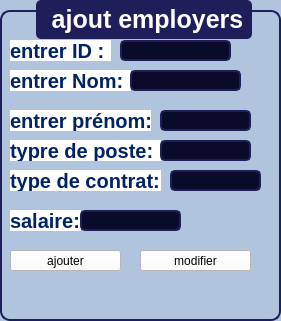
      <widget class="QGroupBox" name="groupBox_30">
       <property name="geometry">
        <rect>
         <x>370</x>
         <y>20</y>
         <width>281</width>
         <height>321</height>
        </rect>
       </property>
       <property name="styleSheet">
        <string notr="true">QGroupBox {
    font-family: &quot;Arial&quot;;
    font-size: 25px;
    font-weight: bold;
    color: #0A0A2A;
    border: 2px solid #1E1E5A;
    border-radius: 10px;
    margin-top: 10px;
    background-color: #B0C4DE;
}

QGroupBox::title {
    subcontrol-origin: margin;
    subcontrol-position: top center;
    padding: 5px;
    background-color: #1E1E5A;
    color: white;
    border-radius: 5px;
}
</string>
       </property>
       <property name="title">
        <string> ajout employers</string>
       </property>
       <widget class="QPushButton" name="pushButton_75">
        <property name="geometry">
         <rect>
          <x>370</x>
          <y>420</y>
          <width>81</width>
          <height>51</height>
         </rect>
        </property>
        <property name="styleSheet">
         <string notr="true">QLineEdit, QDateTimeEdit {
    font-family: &quot;Arial&quot;;
    font-size: 14px;
    color: white;
    background-color: #0A0A2A;
    border: 2px solid #1E1E5A;
    border-radius: 5px;
    padding: 5px;
}

QPushButton {
    font-family: &quot;Arial Black&quot;;
    font-size: 14px;
    color: white;
    background-color: #0A0A2A;
    border: 2px solid #1E1E5A;
    border-radius: 5px;
    padding: 5px;
}

QPushButton:hover {
    background-color: #1E1E5A;
}
</string>
        </property>
        <property name="text">
         <string>modifier</string>
        </property>
        <property name="icon">
         <iconset>
          <normaloff>:/icons/icones/addition.png</normaloff>:/icons/icones/addition.png</iconset>
        </property>
        <property name="iconSize">
         <size>
          <width>20</width>
          <height>20</height>
         </size>
        </property>
       </widget>
       <widget class="QPushButton" name="pushButton_76">
        <property name="geometry">
         <rect>
          <x>120</x>
          <y>40</y>
          <width>111</width>
          <height>21</height>
         </rect>
        </property>
        <property name="styleSheet">
         <string notr="true">QLineEdit, QDateTimeEdit {
    font-family: &quot;Arial&quot;;
    font-size: 14px;
    color: white;
    background-color: #0A0A2A;
    border: 2px solid #1E1E5A;
    border-radius: 5px;
    padding: 5px;
}

QPushButton {
    font-family: &quot;Arial Black&quot;;
    font-size: 14px;
    color: white;
    background-color: #0A0A2A;
    border: 2px solid #1E1E5A;
    border-radius: 5px;
    padding: 5px;
}

QPushButton:hover {
    background-color: #1E1E5A;
}
</string>
        </property>
        <property name="text">
         <string/>
        </property>
        <property name="icon">
         <iconset>
          <normaloff>:/icons/icones/addition.png</normaloff>:/icons/icones/addition.png</iconset>
        </property>
        <property name="iconSize">
         <size>
          <width>20</width>
          <height>20</height>
         </size>
        </property>
       </widget>
       <widget class="QLabel" name="label_133">
        <property name="geometry">
         <rect>
          <x>10</x>
          <y>40</y>
          <width>101</width>
          <height>21</height>
         </rect>
        </property>
        <property name="styleSheet">
         <string notr="true">QLabel {
	background-color: rgb(255, 255, 255);
    font-size: 20px;
    font-weight: bold;
    color: #002366;  /* Bleu foncé */
}</string>
        </property>
        <property name="text">
         <string>entrer ID :</string>
        </property>
       </widget>
       <widget class="QLabel" name="label_135">
        <property name="geometry">
         <rect>
          <x>10</x>
          <y>70</y>
          <width>121</width>
          <height>21</height>
         </rect>
        </property>
        <property name="styleSheet">
         <string notr="true">QLabel {
	background-color: rgb(255, 255, 255);
    font-size: 20px;
    font-weight: bold;
    color: #002366;  /* Bleu foncé */
}</string>
        </property>
        <property name="text">
         <string>entrer Nom: </string>
        </property>
       </widget>
       <widget class="QLabel" name="label_136">
        <property name="geometry">
         <rect>
          <x>10</x>
          <y>110</y>
          <width>141</width>
          <height>21</height>
         </rect>
        </property>
        <property name="styleSheet">
         <string notr="true">QLabel {
	background-color: rgb(255, 255, 255);
    font-size: 20px;
    font-weight: bold;
    color: #002366;  /* Bleu foncé */
}</string>
        </property>
        <property name="text">
         <string>entrer prénom:</string>
        </property>
       </widget>
       <widget class="QLabel" name="label_137">
        <property name="geometry">
         <rect>
          <x>10</x>
          <y>140</y>
          <width>151</width>
          <height>21</height>
         </rect>
        </property>
        <property name="styleSheet">
         <string notr="true">QLabel {
	background-color: rgb(255, 255, 255);
    font-size: 20px;
    font-weight: bold;
    color: #002366;  /* Bleu foncé */
}</string>
        </property>
        <property name="text">
         <string>typre de poste:</string>
        </property>
       </widget>
       <widget class="QLabel" name="label_149">
        <property name="geometry">
         <rect>
          <x>10</x>
          <y>170</y>
          <width>151</width>
          <height>21</height>
         </rect>
        </property>
        <property name="styleSheet">
         <string notr="true">QLabel {
	background-color: rgb(255, 255, 255);
    font-size: 20px;
    font-weight: bold;
    color: #002366;  /* Bleu foncé */
}</string>
        </property>
        <property name="text">
         <string>type de contrat: </string>
        </property>
       </widget>
       <widget class="QLabel" name="label_150">
        <property name="geometry">
         <rect>
          <x>10</x>
          <y>210</y>
          <width>71</width>
          <height>21</height>
         </rect>
        </property>
        <property name="styleSheet">
         <string notr="true">QLabel {
	background-color: rgb(255, 255, 255);
	alternate-background-color: rgb(255, 255, 255);
    font-size: 20px;
    font-weight: bold;
    color: #002366;  /* Bleu foncé */
}</string>
        </property>
        <property name="text">
         <string>salaire:</string>
        </property>
       </widget>
       <widget class="QPushButton" name="pushButton_77">
        <property name="geometry">
         <rect>
          <x>130</x>
          <y>70</y>
          <width>111</width>
          <height>21</height>
         </rect>
        </property>
        <property name="styleSheet">
         <string notr="true">QLineEdit, QDateTimeEdit {
    font-family: &quot;Arial&quot;;
    font-size: 14px;
    color: white;
    background-color: #0A0A2A;
    border: 2px solid #1E1E5A;
    border-radius: 5px;
    padding: 5px;
}

QPushButton {
    font-family: &quot;Arial Black&quot;;
    font-size: 14px;
    color: white;
    background-color: #0A0A2A;
    border: 2px solid #1E1E5A;
    border-radius: 5px;
    padding: 5px;
}

QPushButton:hover {
    background-color: #1E1E5A;
}
</string>
        </property>
        <property name="text">
         <string/>
        </property>
        <property name="icon">
         <iconset>
          <normaloff>:/icons/icones/addition.png</normaloff>:/icons/icones/addition.png</iconset>
        </property>
        <property name="iconSize">
         <size>
          <width>20</width>
          <height>20</height>
         </size>
        </property>
       </widget>
       <widget class="QPushButton" name="pushButton_78">
        <property name="geometry">
         <rect>
          <x>160</x>
          <y>110</y>
          <width>91</width>
          <height>21</height>
         </rect>
        </property>
        <property name="styleSheet">
         <string notr="true">QLineEdit, QDateTimeEdit {
    font-family: &quot;Arial&quot;;
    font-size: 14px;
    color: white;
    background-color: #0A0A2A;
    border: 2px solid #1E1E5A;
    border-radius: 5px;
    padding: 5px;
}

QPushButton {
    font-family: &quot;Arial Black&quot;;
    font-size: 14px;
    color: white;
    background-color: #0A0A2A;
    border: 2px solid #1E1E5A;
    border-radius: 5px;
    padding: 5px;
}

QPushButton:hover {
    background-color: #1E1E5A;
}
</string>
        </property>
        <property name="text">
         <string/>
        </property>
        <property name="icon">
         <iconset>
          <normaloff>:/icons/icones/addition.png</normaloff>:/icons/icones/addition.png</iconset>
        </property>
        <property name="iconSize">
         <size>
          <width>20</width>
          <height>20</height>
         </size>
        </property>
       </widget>
       <widget class="QPushButton" name="pushButton_80">
        <property name="geometry">
         <rect>
          <x>170</x>
          <y>170</y>
          <width>91</width>
          <height>21</height>
         </rect>
        </property>
        <property name="styleSheet">
         <string notr="true">QLineEdit, QDateTimeEdit {
    font-family: &quot;Arial&quot;;
    font-size: 14px;
    color: white;
    background-color: #0A0A2A;
    border: 2px solid #1E1E5A;
    border-radius: 5px;
    padding: 5px;
}

QPushButton {
    font-family: &quot;Arial Black&quot;;
    font-size: 14px;
    color: white;
    background-color: #0A0A2A;
    border: 2px solid #1E1E5A;
    border-radius: 5px;
    padding: 5px;
}

QPushButton:hover {
    background-color: #1E1E5A;
}
</string>
        </property>
        <property name="text">
         <string/>
        </property>
        <property name="icon">
         <iconset>
          <normaloff>:/icons/icones/addition.png</normaloff>:/icons/icones/addition.png</iconset>
        </property>
        <property name="iconSize">
         <size>
          <width>20</width>
          <height>20</height>
         </size>
        </property>
       </widget>
       <widget class="QPushButton" name="pushButton_81">
        <property name="geometry">
         <rect>
          <x>160</x>
          <y>140</y>
          <width>91</width>
          <height>21</height>
         </rect>
        </property>
        <property name="styleSheet">
         <string notr="true">QLineEdit, QDateTimeEdit {
    font-family: &quot;Arial&quot;;
    font-size: 14px;
    color: white;
    background-color: #0A0A2A;
    border: 2px solid #1E1E5A;
    border-radius: 5px;
    padding: 5px;
}

QPushButton {
    font-family: &quot;Arial Black&quot;;
    font-size: 14px;
    color: white;
    background-color: #0A0A2A;
    border: 2px solid #1E1E5A;
    border-radius: 5px;
    padding: 5px;
}

QPushButton:hover {
    background-color: #1E1E5A;
}
</string>
        </property>
        <property name="text">
         <string/>
        </property>
        <property name="icon">
         <iconset>
          <normaloff>:/icons/icones/addition.png</normaloff>:/icons/icones/addition.png</iconset>
        </property>
        <property name="iconSize">
         <size>
          <width>20</width>
          <height>20</height>
         </size>
        </property>
       </widget>
       <widget class="QPushButton" name="pushButton_82">
        <property name="geometry">
         <rect>
          <x>80</x>
          <y>210</y>
          <width>101</width>
          <height>21</height>
         </rect>
        </property>
        <property name="styleSheet">
         <string notr="true">QLineEdit, QDateTimeEdit {
    font-family: &quot;Arial&quot;;
    font-size: 14px;
    color: white;
    background-color: #0A0A2A;
    border: 2px solid #1E1E5A;
    border-radius: 5px;
    padding: 5px;
}

QPushButton {
    font-family: &quot;Arial Black&quot;;
    font-size: 14px;
    color: white;
    background-color: #0A0A2A;
    border: 2px solid #1E1E5A;
    border-radius: 5px;
    padding: 5px;
}

QPushButton:hover {
    background-color: #1E1E5A;
}
</string>
        </property>
        <property name="text">
         <string/>
        </property>
        <property name="icon">
         <iconset>
          <normaloff>:/icons/icones/addition.png</normaloff>:/icons/icones/addition.png</iconset>
        </property>
        <property name="iconSize">
         <size>
          <width>20</width>
          <height>20</height>
         </size>
        </property>
       </widget>
       <widget class="QPushButton" name="search_3">
        <property name="geometry">
         <rect>
          <x>140</x>
          <y>250</y>
          <width>111</width>
          <height>21</height>
         </rect>
        </property>
        <property name="minimumSize">
         <size>
          <width>111</width>
          <height>18</height>
         </size>
        </property>
        <property name="styleSheet">
         <string notr="true">background-color: rgb(255, 255, 255);</string>
        </property>
        <property name="text">
         <string>modifier</string>
        </property>
       </widget>
       <widget class="QPushButton" name="search_2">
        <property name="geometry">
         <rect>
          <x>10</x>
          <y>250</y>
          <width>111</width>
          <height>21</height>
         </rect>
        </property>
        <property name="minimumSize">
         <size>
          <width>111</width>
          <height>18</height>
         </size>
        </property>
        <property name="styleSheet">
         <string notr="true">background-color: rgb(255, 255, 255);</string>
        </property>
        <property name="text">
         <string>ajouter</string>
        </property>
       </widget>
      </widget>
